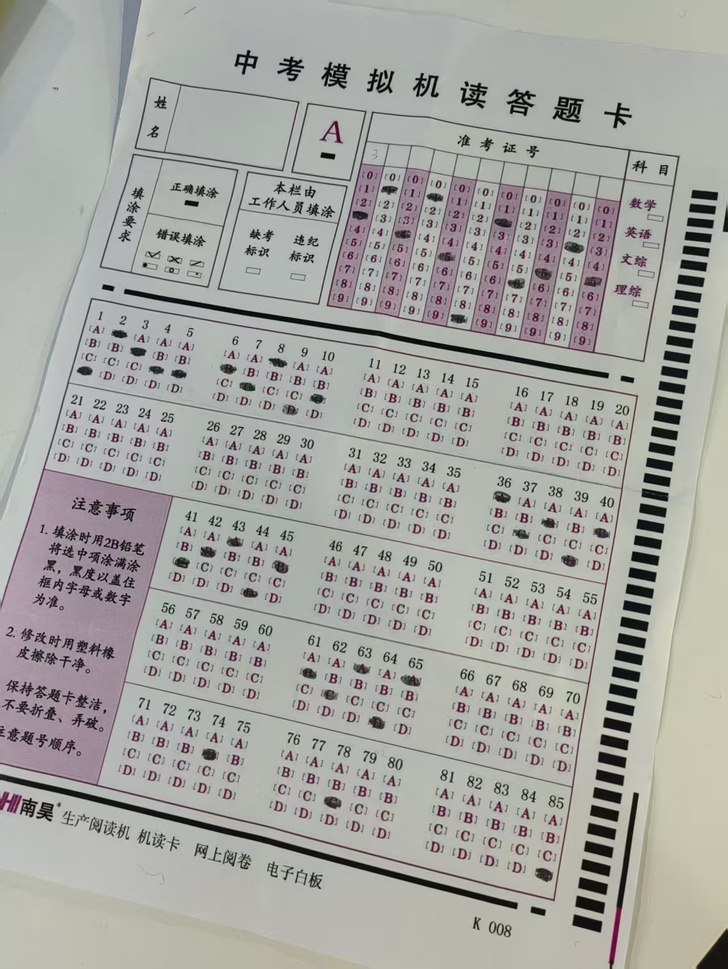
#> input picture images/sheet.jpg, 728 x 969 px, shrunk from 1279 x 1702 before the run
$ python id.py
#> lines starting #> are read from the running program, lines starting #| are printed output that depends on the picture; after the words box and inside, x2 and y2 are one past the last pixel; in counts of white or black regions, pixels touching at a corner belong together
#> in process_answer_sheet, img is the input picture: shape (969, 728, 3); mean B, G, R 160.4, 164.3, 164.6
### find_region.py
'''
Step1: 提取答题区域和学号填涂区域，并透视变换转正视图
Author: 李明珠
Time: 2025-12-18
'''
import cv2
import numpy as np
import matplotlib.pyplot as plt

def order_points(pts):
    """func:排序角点"""
    rect = np.zeros((4, 2), dtype="float32")
    sum = pts.sum(axis=1)
    rect[0] = pts[np.argmin(sum)]  # 左上：x+y最小
    rect[2] = pts[np.argmax(sum)]  # 右下：x+y最大
    diff = np.diff(pts, axis=1)
    rect[1] = pts[np.argmin(diff)]  # 右上：x-y最小
    rect[3] = pts[np.argmax(diff)]  # 左下：x-y最大

    return rect

def perspective_transform(img, corners, show=False):
    """func:对指定区域进行透视变换，转为正视图"""
    pts = corners.reshape(4, 2)
    rect = order_points(pts)
    (tl, tr, br, bl) = rect

    # 计算新图像宽高
    widthA = np.sqrt(((br[0] - bl[0]) ** 2) + ((br[1] - bl[1]) ** 2))
    widthB = np.sqrt(((tr[0] - tl[0]) ** 2) + ((tr[1] - tl[1]) ** 2))
    maxWidth = max(int(widthA), int(widthB))

    heightA = np.sqrt(((tr[0] - br[0]) ** 2) + ((tr[1] - br[1]) ** 2))
    heightB = np.sqrt(((tl[0] - bl[0]) ** 2) + ((tl[1] - bl[1]) ** 2))
    maxHeight = max(int(heightA), int(heightB))

    # 目标矩形的四个角点（正视图）
    dst = np.array([
        [0, 0],                    # 左上
        [maxWidth - 1, 0],         # 右上
        [maxWidth - 1, maxHeight - 1],  # 右下
        [0, maxHeight - 1]         # 左下
    ], dtype="float32")

    # 计算透视变换矩阵
    M = cv2.getPerspectiveTransform(rect, dst)

    warped = cv2.warpPerspective(img, M, (maxWidth, maxHeight))

    if show:
        plt.imshow(warped, cmap='gray')
        plt.title('perspective transform')
        plt.show()

    return warped, M

def find_answer_sheet_corners(img_gray, show=False):
    """func:找到答题区域和学号填涂区域的角点"""
#> called with show = False
    _, binary = cv2.threshold(img_gray, 0, 255, cv2.THRESH_BINARY_INV + cv2.THRESH_OTSU)
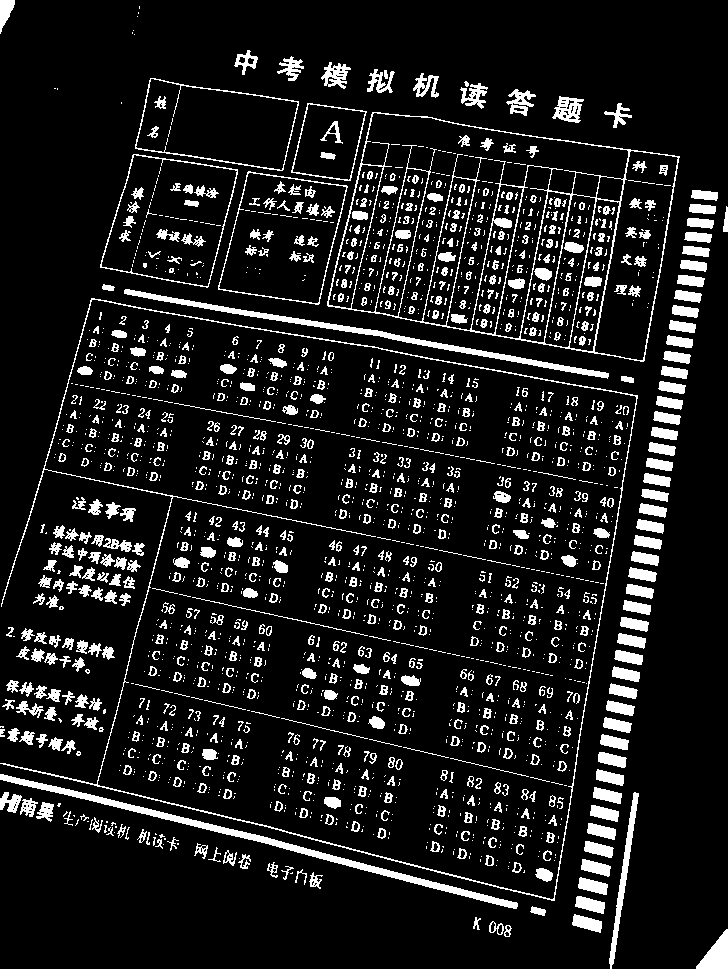
#> binary: shape (969, 728); 11.1% white; 2578 white regions (1769 under 20 px), largest, box (x1, y1, x2, y2) and area: (327, 112, 680, 362) 4930, (0, 298, 638, 901) 3779, (0, 774, 518, 909) 3458
    kernel = np.ones((5, 5), np.uint8)
    closed = cv2.morphologyEx(binary, cv2.MORPH_CLOSE, kernel)
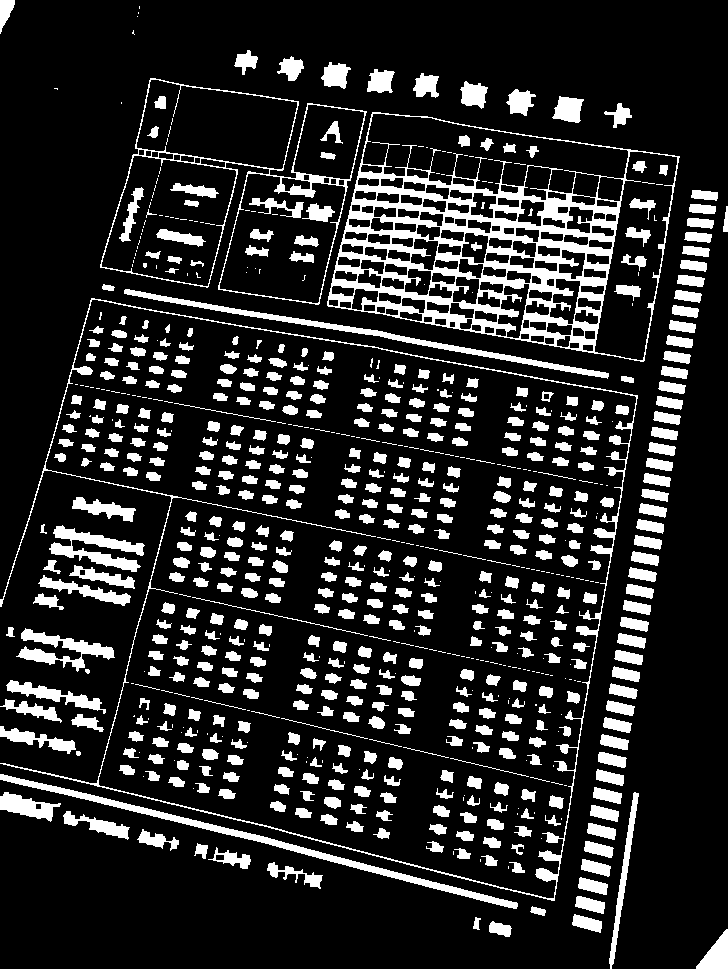
#> closed: shape (969, 728); 16.2% white; 801 white regions (256 under 20 px)

    contours, _ = cv2.findContours(closed, cv2.RETR_EXTERNAL, cv2.CHAIN_APPROX_SIMPLE)
#> contours = 96 contours, 9 with area under 20; largest, box (x1, y1, x2, y2) and area: (0, 298, 638, 901) 245468, (327, 112, 680, 362) 64204, (100, 78, 367, 305) 40622, (0, 774, 518, 909) 2936, (124, 289, 609, 379) 2252

    # 最大的轮廓是答题卡区域
    largest_contour = max(contours, key=cv2.contourArea)
#> largest_contour = contour of 1147 points, box (x1, y1, x2, y2) (0, 298, 638, 901), area 245468
    # 次大的轮廓是学号填涂区
    second_largest_contour = sorted(contours, key=cv2.contourArea, reverse=True)[1]
#> second_largest_contour = contour of 364 points, box (x1, y1, x2, y2) (327, 112, 680, 362), area 64204

    # 使用最小外接矩形获取角点
    rect_ans = cv2.minAreaRect(largest_contour)
#> rect_ans = ((305.9, 593.9), (512.4, 599.6), -79.48)
    ans_box = cv2.boxPoints(rect_ans).astype("float32")
#> ans_box = [[553.9, 900.5], [-35.66, 791.1], [57.87, 287.3], [647.4, 396.8]]

    rect_id = cv2.minAreaRect(second_largest_contour)
#> rect_id = ((503, 231.5), (208.8, 323.2), -80.22)
    id_box = cv2.boxPoints(rect_id).astype("float32")
#> id_box = [[644.5, 361.8], [326, 306.9], [361.5, 101.1], [680, 156]]

    if show: # debug用
        img_contour = cv2.cvtColor(img_gray, cv2.COLOR_GRAY2BGR)  # 转换为BGR

        # 最大轮廓（红色加粗）
        cv2.drawContours(img_contour, [largest_contour], -1, (0, 0, 255), 3)
        # 次大轮廓（蓝色加粗）
        cv2.drawContours(img_contour, [second_largest_contour], -1, (255, 0, 0), 3)
        # 其他轮廓（浅绿色）
        for i, contour in enumerate(contours):
            if contour is not largest_contour:
                cv2.drawContours(img_contour, [contour], -1, (0, 255, 0), 1)

        # 绘制最小外接矩形（黄色、青色）
        ans_box_int = ans_box.astype(np.int32)
        cv2.polylines(img_contour, [ans_box_int], True, (0, 255, 255), 2)

        id_box_int = id_box.astype(np.int32)
        cv2.polylines(img_contour, [id_box_int], True, (255, 255, 0), 2)

        # 显示轮廓
        plt.figure(figsize=(12, 8))
        plt.imshow(cv2.cvtColor(img_contour, cv2.COLOR_BGR2RGB))
        plt.title('Contours Detection (Yellow: Answer Sheet, Cyan: ID Region)')
        plt.axis('off')
        plt.show()

    return ans_box, id_box

def process_answer_sheet(image_path, show=False):
    """func:功能集合实现"""
    img = cv2.imread(image_path)
    gray = cv2.cvtColor(img, cv2.COLOR_BGR2GRAY)

    ans_box, id_box = find_answer_sheet_corners(gray, show=show)

    sheet_warped, _ = perspective_transform(img, ans_box, show=show)
#> in perspective_transform, `pts = corners.reshape(4, 2)`: pts has the same summary as ans_box in find_answer_sheet_corners
#> in order_points, `sum = pts.sum(axis=1)`: sum = [1454.4, 755.4, 345.2, 1044.2]
#> in order_points, `diff = np.diff(pts, axis=1)`: diff = [346.6, 826.7, 229.4, -250.7]
#> in perspective_transform, `rect = order_points(pts)`: rect = [[57.87, 287.3], [647.4, 396.8], [553.9, 900.5], [-35.66, 791.1]]
#> in perspective_transform, `(tl, tr, br, bl) = rect`: tl = [57.87, 287.3]; tr = [647.4, 396.8]; br = [553.9, 900.5]; bl = [-35.66, 791.1]
#> in perspective_transform, `widthA = np.sqrt(((br[0] - bl[0]) ** 2) + ((br[1] - bl[1]) ** 2))`: widthA = 599.6
#> in perspective_transform, `maxWidth = max(int(widthA), int(widthB))`: maxWidth = 599
#> in perspective_transform, `heightA = np.sqrt(((tr[0] - br[0]) ** 2) + ((tr[1] - br[1]) ** 2))`: heightA = 512.4
#> in perspective_transform, `maxHeight = max(int(heightA), int(heightB))`: maxHeight = 512
#> in perspective_transform, `dst = np.array([ [0, 0],                    # 左上 [maxWidth - 1, 0],   ..`: dst = [[0, 0], [598, 0], [598, 511], [0, 511]]
#> in perspective_transform, `M = cv2.getPerspectiveTransform(rect, dst)`: M = [[0.981, 0.182, -109], [-0.182, 0.981, -271.2], [4.46e-12, -1.16e-11, 1]]
#> in perspective_transform, `warped = cv2.warpPerspective(img, M, (maxWidth, maxHeight))`:
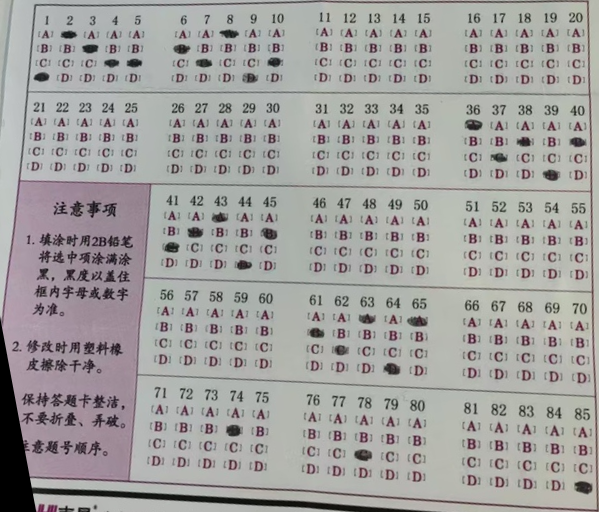
#> warped: shape (512, 599, 3); mean B, G, R 158.2, 159.7, 161.3
    id_region_warped, _ = perspective_transform(img, id_box, show=show)

    return sheet_warped, id_region_warped

# debug用
# [2 lines that do not run on import are left out]


### id.py
'''
Step2: 识别11位学号
Author: 李明珠
Time: 2025-12-18
'''
from find_region import process_answer_sheet
import cv2
import numpy as np

# 全局变量
confidence = 0.09

def process(img):
    gray = cv2.cvtColor(img, cv2.COLOR_BGR2GRAY)
#> gray: shape (208, 323)
    blurred = cv2.GaussianBlur(gray, (5, 5), 0)
    # 手动阈值：THRESH_BINARY_INV 表示大于阈值的变0（黑），小于阈值的变255（白）
    _, binary = cv2.threshold(blurred, 75, 255, cv2.THRESH_BINARY_INV)
#> binary: shape (208, 323); 1.7% white; 58 white regions (45 under 20 px), largest, box (x1, y1, x2, y2) and area: (200, 134, 215, 143) 103, (151, 91, 168, 99) 96, (11, 108, 25, 116) 89

    # 形态学运算
    kernel = cv2.getStructuringElement(cv2.MORPH_RECT, (7, 7))
    opened = cv2.morphologyEx(binary, cv2.MORPH_OPEN, kernel)
#> opened: shape (208, 323); 0.32% white; 4 white regions, box (x1, y1, x2, y2) and area: (205, 135, 213, 143) 62, (252, 135, 260, 142) 56, (157, 92, 164, 99) 49, (14, 108, 21, 115) 49
    return opened

def recognize_student_id(img, num_digits=11, visualize=False):
    binary = process(img)
    h, w = binary.shape
#> h = 208; w = 323

    # col_region 和 row_region 不是完整的整个图像
    row_bias = 110
    col_bias_left = 10
    col_bias_right = 95
    col_region = binary[:, col_bias_left:w-col_bias_right]
#> col_region: shape (208, 218); 0.35% white; 3 white regions, box (x1, y1, x2, y2) and area: (195, 135, 203, 143) 62, (147, 92, 154, 99) 49, (4, 108, 11, 115) 49
    row_region = binary[row_bias:h, :]
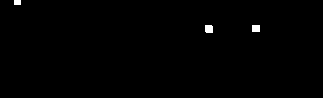
#> row_region: shape (98, 323); 0.48% white; 3 white regions, box (x1, y1, x2, y2) and area: (205, 25, 213, 33) 62, (252, 25, 260, 32) 56, (14, 0, 21, 5) 35

    col_width = col_region.shape[1] // num_digits
#> col_width = 19
    row_height = row_region.shape[0] // 10
#> row_height = 9
    student_id = []

    # 创建可视化
    if visualize:
        vis_img = cv2.cvtColor(binary, cv2.COLOR_GRAY2BGR)

    for col_idx in range(num_digits):
        if col_idx < num_digits - 1:
            start_x = col_idx * col_width
            end_x = (col_idx + 1) * col_width
        else:
            start_x = col_idx * col_width
            end_x = col_region.shape[1]

        current_col = col_region[row_bias:, start_x:end_x]

        max_fill_ratio = 0
        detected_digit = None

        # 遍历每一行（数字0-9）
        for row_idx in range(10):
            cell_start_y = row_idx * row_height
            cell_end_y = (row_idx + 1) * row_height if row_idx < 9 else current_col.shape[0]

            cell = current_col[cell_start_y:cell_end_y, :]
            fill_ratio = cv2.countNonZero(cell) / cell.size

            # 可视化：绘制每个单元格的边框
            if visualize:
                abs_start_x = col_bias_left + start_x
                abs_end_x = col_bias_left + end_x
                abs_start_y = row_bias + row_idx * row_height
                abs_end_y = row_bias + (row_idx + 1) * row_height if row_idx < 9 else h

                color = (0, 255 - row_idx * 25, row_idx * 25)  # 从蓝到红的渐变
                cv2.rectangle(vis_img, (abs_start_x, abs_start_y),
                             (abs_end_x, abs_end_y), color, 1)

                # 显示行号（数字0-9）
                cv2.putText(vis_img, f'{row_idx}',
                           (abs_start_x + 2, abs_start_y + 15),
                           cv2.FONT_HERSHEY_SIMPLEX, 0.4, (255, 255, 255), 1)

            if fill_ratio > max_fill_ratio:
                max_fill_ratio = fill_ratio
                detected_digit = row_idx

        # 可视化：标记检测到的数字
        if visualize:
            abs_start_x = col_bias_left + start_x
            abs_mid_x = col_bias_left + (start_x + end_x) // 2
            if detected_digit is not None and max_fill_ratio > confidence:
                abs_mid_y = row_bias + row_height * detected_digit + row_height // 2
                # 绘制绿色圆圈标记检测到的数字
                cv2.circle(vis_img, (abs_mid_x, abs_mid_y), 8, (0, 255, 0), 2)
                cv2.putText(vis_img, str(detected_digit),
                           (abs_mid_x - 8, abs_mid_y + 25),
                           cv2.FONT_HERSHEY_SIMPLEX, 0.7, (0, 255, 0), 2)

        # [8 lines of commented-out code are left out]

        if max_fill_ratio > confidence:
            student_id.append(str(detected_digit))
        else:
            student_id.append('?')
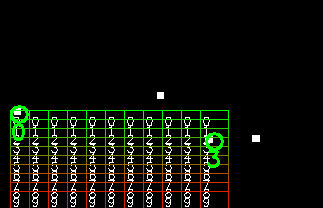
#> vis_img: shape (208, 323, 3); mean B, G, R 8.4, 17, 14
#> after the loop, student_id = ['0', '?', '?', '?', '?', '?', '?', '?', '?', '?', '3']

    # 显示可视化结果
    if visualize:
        # 绘制列分割线
        for col_idx in range(num_digits + 1):
            x = col_bias_left + col_idx * col_width
            cv2.line(vis_img, (x, 0), (x, h), (255, 255, 0), 1)
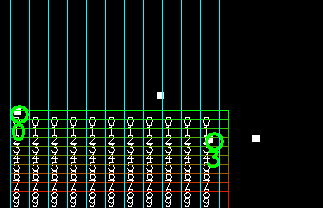
#> vis_img: shape (208, 323, 3); 3.72% of pixels changed, all inside (x1, y1, x2, y2) = (10, 0, 220, 208)

        # 绘制行分割线
        for row_idx in range(11):
            y = row_bias + row_idx * row_height
            cv2.line(vis_img, (0, y), (w, y), (255, 0, 255), 1)
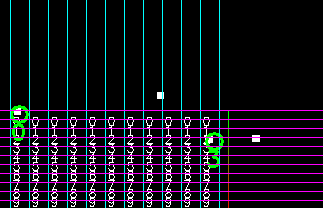
#> vis_img: shape (208, 323, 3); 5.29% of pixels changed, all inside (x1, y1, x2, y2) = (0, 110, 323, 201)

        cv2.imshow('Region Visualization', vis_img)
        cv2.waitKey(0)
        cv2.destroyAllWindows()

    return ''.join(student_id)

# 主程序
if __name__ == "__main__":
    sheet_warped, id_region_warped = process_answer_sheet('./images/sheet.jpg')

    # 需要调试时开 visualie=True
    student_id = recognize_student_id(id_region_warped, num_digits=11, visualize=True)
#> student_id = '0?????????3'
    print(f"识别到的学号: {student_id}")
#| 识别到的学号: 0?????????3

$ run again, with images/test11.jpg copied over images/sheet.jpg
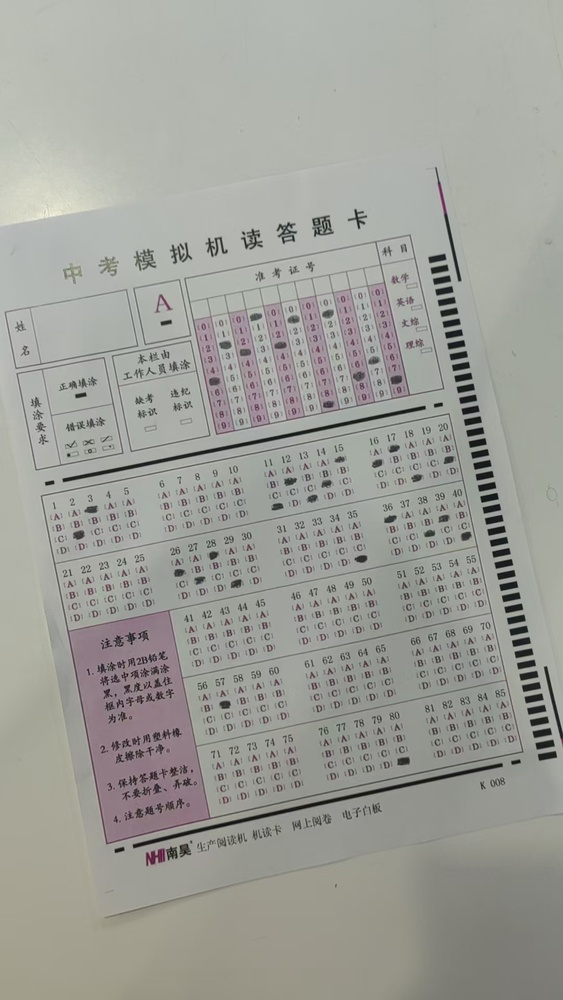
#> input picture images/test11.jpg, 563 x 1000 px, shrunk from 1080 x 1919 before the run
#> in process_answer_sheet, img is the input picture: shape (1000, 563, 3); mean B, G, R 152.7, 158.9, 158.2
#> closed: shape (1000, 563); 21.1% white; 292 white regions (119 under 20 px)
#> contours = 128 contours, 92 with area under 20; largest, box (x1, y1, x2, y2) and area: (41, 413, 524, 849) 148490, (5, 234, 444, 471) 44842, (398, 858, 563, 1000) 19619, (428, 254, 557, 761) 8552, (62, 405, 426, 482) 1276
#> largest_contour = contour of 935 points, box (x1, y1, x2, y2) (41, 413, 524, 849), area 148490
#> second_largest_contour = contour of 934 points, box (x1, y1, x2, y2) (5, 234, 444, 471), area 44842
#> rect_ans = ((281.1, 632.3), (427.7, 364.8), -11.41)
#> in find_answer_sheet_corners, `ans_box = cv2.boxPoints(rect_ans).astype("float32")`: ans_box = [[107.5, 853.3], [35.34, 495.7], [454.6, 411.2], [526.8, 768.8]]
#> rect_id = ((224.2, 351.4), (417.3, 161.7), -10.92)
#> in find_answer_sheet_corners, `id_box = cv2.boxPoints(rect_id).astype("float32")`: id_box = [[34.66, 470.3], [4.02, 311.6], [413.8, 232.5], [444.4, 391.3]]
#> pts has the same summary as ans_box in find_answer_sheet_corners
#> sum = [960.8, 531.1, 865.8, 1295.5]
#> diff = [745.9, 460.4, -43.48, 242]
#> rect = [[35.34, 495.7], [454.6, 411.2], [526.8, 768.8], [107.5, 853.3]]
#> tl = [35.34, 495.7]; tr = [454.6, 411.2]; br = [526.8, 768.8]; bl = [107.5, 853.3]
#> widthA = 427.7
#> maxWidth = 427
#> heightA = 364.8
#> maxHeight = 364
#> dst = [[0, 0], [426, 0], [426, 363], [0, 363]]
#> M = [[0.976, -0.197, 63.14], [0.197, 0.975, -490.5], [3.79e-11, 9.01e-11, 1]]
#> warped: shape (161, 417, 3)
#> opened: shape (161, 417); every value is 0
#> col_region: shape (161, 312); every value is 0
#> row_region: shape (51, 417); every value is 0
#> after the loop in recognize_student_id, `for col_idx in range(num_digits):`:
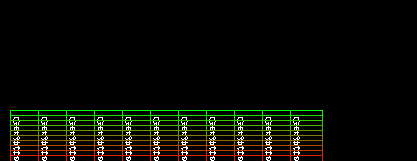
#> vis_img: shape (161, 417, 3); mean B, G, R 4.6, 12.3, 10.7
#> after the loop in recognize_student_id, `for col_idx in range(num_digits):`: student_id = ['?', '?', '?', '?', '?', '?', '?', '?', '?', '?', '?']
#> after the loop in recognize_student_id, `for row_idx in range(11):`:
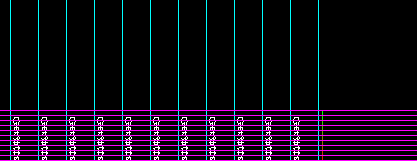
#> vis_img: shape (161, 417, 3); mean B, G, R 28.7, 11.4, 22
#> `student_id = recognize_student_id(id_region_warped, num_digits=11, vis..`: student_id = '???????????'
#| 识别到的学号: ???????????

$ run again, with images/test12.jpg copied over images/sheet.jpg
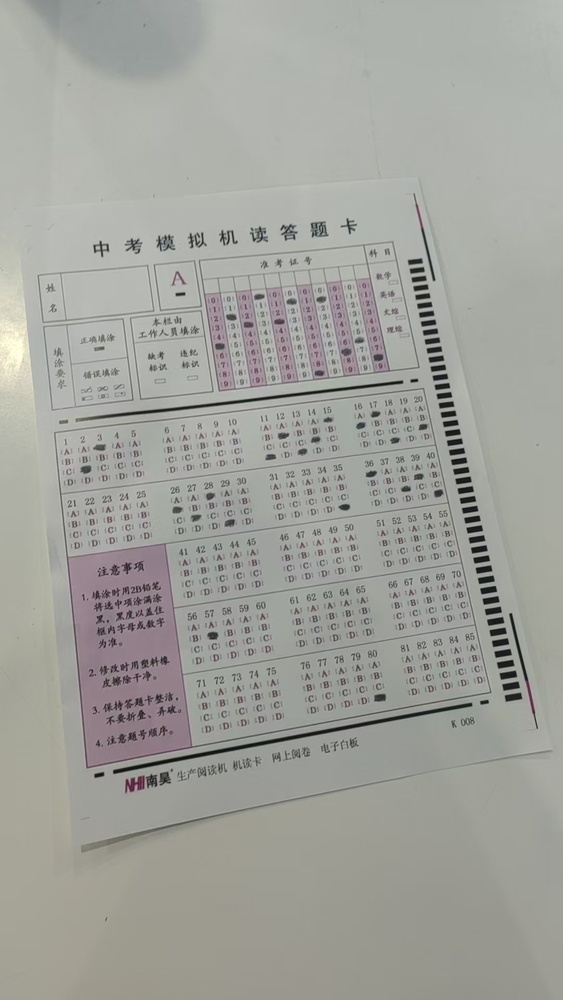
#> input picture images/test12.jpg, 563 x 1000 px, shrunk from 1080 x 1919 before the run
#> in process_answer_sheet, img is the input picture: shape (1000, 563, 3); mean B, G, R 155.9, 161.7, 161.1
#> closed: shape (1000, 563); 9.7% white; 482 white regions (260 under 20 px)
#> contours = 472 contours, 297 with area under 20; largest, box (x1, y1, x2, y2) and area: (56, 388, 491, 769) 23716, (194, 260, 420, 391) 10254, (408, 258, 522, 702) 6434, (113, 703, 473, 774) 1340, (76, 380, 403, 422) 832
#> largest_contour = contour of 940 points, box (x1, y1, x2, y2) (56, 388, 491, 769), area 23716
#> second_largest_contour = contour of 696 points, box (x1, y1, x2, y2) (194, 260, 420, 391), area 10254
#> rect_ans = ((259.2, 573.4), (411.6, 319.3), -10.59)
#> in find_answer_sheet_corners, `ans_box = cv2.boxPoints(rect_ans).astype("float32")`: ans_box = [[86.21, 768.1], [27.52, 454.3], [432.1, 378.6], [490.8, 692.5]]
#> rect_id = ((306.5, 314.1), (211.5, 132.3), -6.63)
#> in find_answer_sheet_corners, `id_box = cv2.boxPoints(rect_id).astype("float32")`: id_box = [[209.1, 392], [193.8, 260.6], [403.9, 236.2], [419.2, 367.6]]
#> pts has the same summary as ans_box in find_answer_sheet_corners
#> sum = [854.4, 481.8, 810.8, 1183.3]
#> diff = [681.9, 426.8, -53.49, 201.6]
#> rect = [[27.52, 454.3], [432.1, 378.6], [490.8, 692.5], [86.21, 768.1]]
#> tl = [27.52, 454.3]; tr = [432.1, 378.6]; br = [490.8, 692.5]; bl = [86.21, 768.1]
#> widthA = 411.6
#> maxWidth = 411
#> heightA = 319.3
#> maxHeight = 319
#> dst = [[0, 0], [410, 0], [410, 318], [0, 318]]
#> M = [[0.979, -0.183, 56.25], [0.183, 0.979, -449.9], [-2.58e-10, -2.43e-11, 1]]
#> warped: shape (132, 211, 3)
#> opened: shape (132, 211); every value is 0
#> col_region: shape (132, 106); every value is 0
#> row_region: shape (22, 211); every value is 0
#> after the loop in recognize_student_id, `for col_idx in range(num_digits):`:
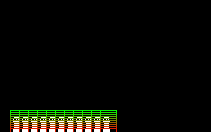
#> vis_img: shape (132, 211, 3); mean B, G, R 4.8, 10.9, 9.8
#> after the loop in recognize_student_id, `for col_idx in range(num_digits):`: student_id = ['?', '?', '?', '?', '?', '?', '?', '?', '?', '?', '?']
#> after the loop in recognize_student_id, `for row_idx in range(11):`:
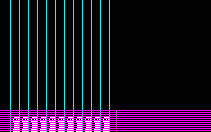
#> vis_img: shape (132, 211, 3); mean B, G, R 38.7, 17.5, 25.4
#> `student_id = recognize_student_id(id_region_warped, num_digits=11, vis..`: student_id = '???????????'
#| 识别到的学号: ???????????
